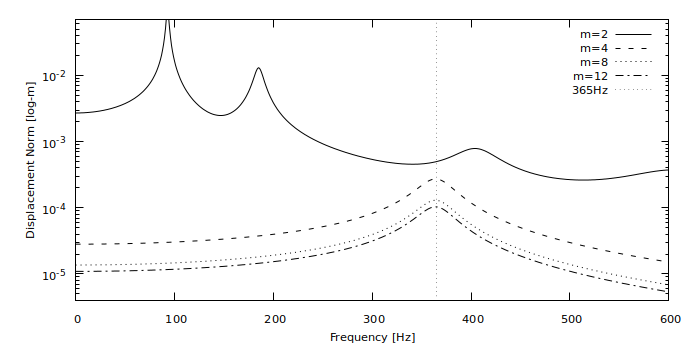

gnuplot code for this plot:


set tics font ",8.5"
set key font ",8.5"
set xlabel font ",8.5"
set ylabel font ",8.5"

set xlabel "angels" offset 0,0.6
set ylabel "angels" offset 1.2,0

set xrange [0:600]
set yrange [4E-6:7E-2]

set logscale y
set xlabel "Frequency [Hz]"
set ylabel "Displacement Norm [log-m]"
set format y "10^{%T}"

set style line 1 lt 2 lc rgb "black" lw 1 dashtype 1
set style line 2 lt 2 lc rgb "black" lw 1 dashtype 2 
set style line 3 lt 2 lc rgb "black" lw 1 dashtype 3
set style line 4 lt 2 lc rgb "black" lw 1 dashtype 4

set arrow from 365,graph 0 to 365,graph 1 nohead lt 0

plot '365_m2.txt' with lines title "m=2" ls 1, \
	 '365_m4.txt' with lines title "m=4" ls 2, \
	 '365_m8.txt' with lines title "m=8" ls 3, \
	 '365_m12.txt' with lines title "m=12" ls 4, \
	 1/0 t "365Hz" lt 0

set term pngcairo size 700,350
set termoption dashed
set output "Fig12.png"
replot
set term x11	 
